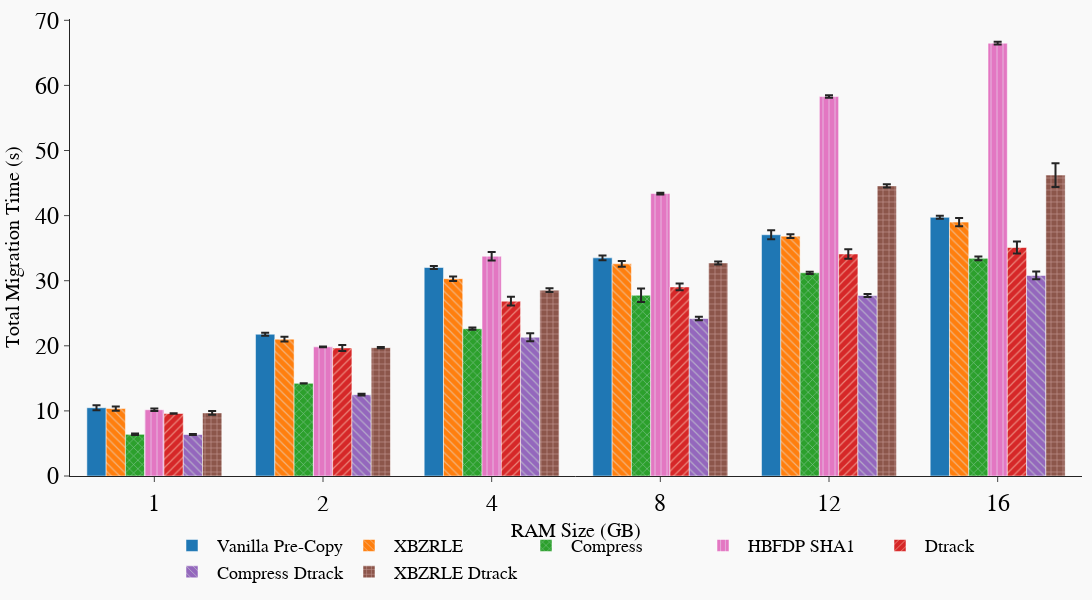

The notebook cell this image was saved under:
### Markdown cell above
# TMT vs RAM Size - Memcached
```Compress, Dtrack, Compress_Dtrack, XBZRLE_Dtrack```

### Code cell
mig_time_plot("Total-Time", "Total Migration Time (s)", "Memcached",
              ['Vanilla', 'XBZRLE', 'Compress', 'HBFDP_SHA1', 'Dtrack', 'Compress_Dtrack', 'XBZRLE_Dtrack'], "V-X-C-HS1-D-CD-XD")

### Figure 1 — Plotly figure (JSON) as saved in the notebook; plotly's stock layout.template omitted (floating-point values rounded to 4 significant figures)
{"data": [{"error_y": {"array": [0.3793, 0.2468, 0.2359, 0.3794, 0.6821, 0.2295], "type": "data"}, "marker": {"color": "#1F77B4", "pattern": {"fgcolor": "#D0F2F5", "shape": "", "size": 6, "solidity": 0.2}}, "name": " Vanilla Pre-Copy", "x": ["1", "2", "4", "8", "12", "16"], "y": [10.49, 21.78, 32.03, 33.51, 37.06, 39.73], "type": "bar"}, {"error_y": {"array": [0.3341, 0.3548, 0.3469, 0.4386, 0.2997, 0.6221], "type": "data"}, "marker": {"color": "#FF7F0E", "pattern": {"fgcolor": "#E5E5E5", "shape": "\\", "size": 6, "solidity": 0.2}}, "name": " XBZRLE", "x": ["1", "2", "4", "8", "12", "16"], "y": [10.36, 21.02, 30.31, 32.59, 36.84, 39.0], "type": "bar"}, {"error_y": {"array": [0.1128, 0.01852, 0.1637, 1.03, 0.1733, 0.2753], "type": "data"}, "marker": {"color": "#2CA02C", "pattern": {"fgcolor": "#D2E3F0", "shape": "x", "size": 6, "solidity": 0.2}}, "name": " Compress", "x": ["1", "2", "4", "8", "12", "16"], "y": [6.403, 14.23, 22.63, 27.77, 31.21, 33.43], "type": "bar"}, {"error_y": {"array": [0.183, 0.05292, 0.6629, 0.1419, 0.179, 0.2104], "type": "data"}, "marker": {"color": "#E377C2", "pattern": {"fgcolor": "#E9E0F1", "shape": "|", "size": 6, "solidity": 0.2}}, "name": " HBFDP SHA1", "x": ["1", "2", "4", "8", "12", "16"], "y": [10.18, 19.84, 33.76, 43.39, 58.29, 66.48], "type": "bar"}, {"error_y": {"array": [0.04779, 0.464, 0.6705, 0.5157, 0.7388, 0.9114], "type": "data"}, "marker": {"color": "#D62728", "pattern": {"fgcolor": "#FFE5CE", "shape": "/", "size": 6, "solidity": 0.2}}, "name": " Dtrack", "x": ["1", "2", "4", "8", "12", "16"], "y": [9.602, 19.67, 26.85, 29.04, 34.1, 35.1], "type": "bar"}, {"error_y": {"array": [0.06165, 0.1438, 0.6104, 0.2707, 0.2266, 0.5966], "type": "data"}, "marker": {"color": "#9467BD", "pattern": {"fgcolor": "#D4ECD4", "shape": "\\", "size": 6, "solidity": 0.2}}, "name": " Compress Dtrack", "x": ["1", "2", "4", "8", "12", "16"], "y": [6.374, 12.49, 21.33, 24.19, 27.72, 30.82], "type": "bar"}, {"error_y": {"array": [0.2813, 0.08266, 0.2939, 0.2417, 0.2524, 1.816], "type": "data"}, "marker": {"color": "#8C564B", "pattern": {"fgcolor": "#F6D3D4", "shape": "+", "size": 6, "solidity": 0.2}}, "name": " XBZRLE Dtrack", "x": ["1", "2", "4", "8", "12", "16"], "y": [9.688, 19.72, 28.55, 32.72, 44.57, 46.23], "type": "bar"}], "layout": {"barmode": "group", "xaxis": {"title": {"text": "RAM Size (GB)", "font": {"size": 20}, "standoff": 8}}, "yaxis": {"title": {"text": "Total Migration Time (s)", "font": {"size": 20}, "standoff": 10}}, "font": {"family": "Arial", "size": 24, "color": "black"}, "margin": {"t": 15, "r": 10, "l": 70, "b": 45, "autoexpand": true}, "legend": {"font": {"size": 18}, "orientation": "h", "yanchor": "bottom", "y": -0.25, "xanchor": "center", "x": 0.5}, "width": 1200, "height": 600, "paper_bgcolor": "#F9F9F9", "plot_bgcolor": "#F9F9F9"}}
